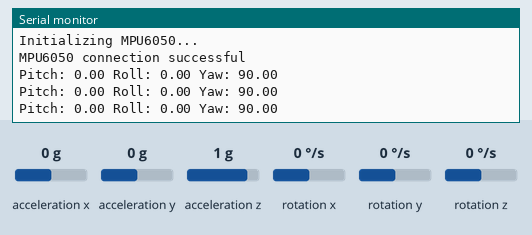
The sketch below on a simulated Arduino Uno, built with avr-gcc and run on an emulated ATmega328P. On the bench: the last lines printed to the serial monitor. Inputs (shaded band) come from the test bench; at power-on: acceleration x 0 g, acceleration y 0 g, acceleration z 1 g, rotation x 0 °/s, rotation y 0 °/s, rotation z 0 °/s.

Above: at 1.2 s.
1.3 s: acceleration x set to -1.4 g
At 1.9 s:
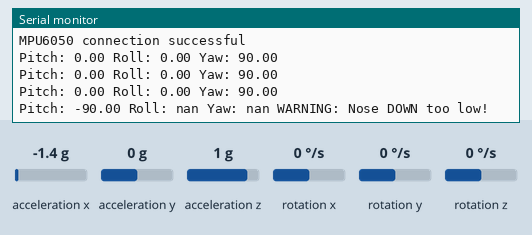
3.5 s: acceleration y set to -1.4 g
At 4.0 s:
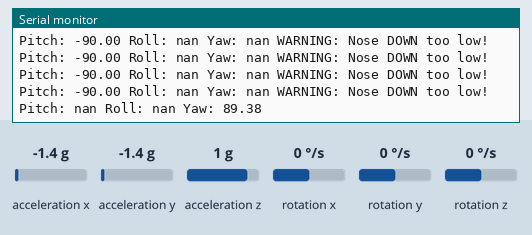
5.5 s: acceleration z set to -1.4 g
At 6.0 s:
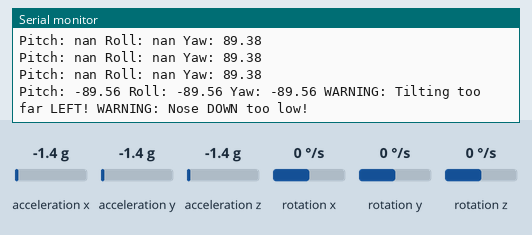
7.6 s: acceleration x set to 0 g
At 8.2 s:
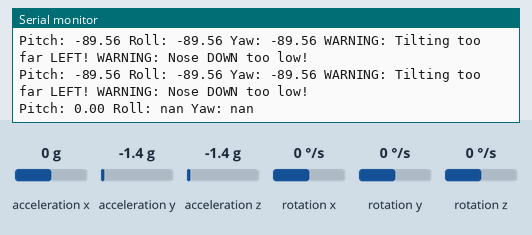
9.7 s: acceleration y set to -0.8 g
At 10.2 s:
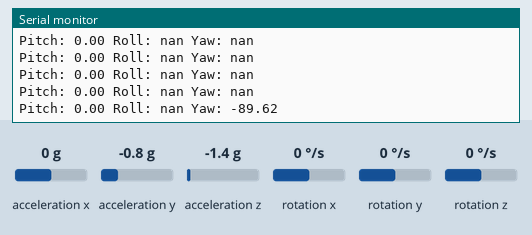
11.7 s: acceleration z set to -0.8 g
At 12.2 s:
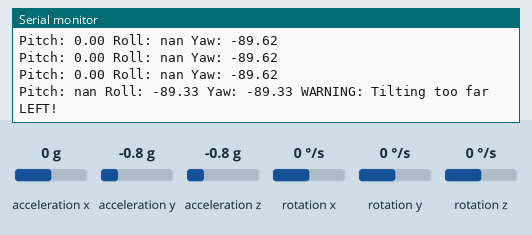

Measured:
- after the input at 1.3 s, the serial monitor: prints a new line after 0.24 s (image 1)
- after the input at 3.5 s, the serial monitor: prints a new line after 0.06 s (image 2)
- after the input at 5.5 s, the serial monitor: prints a new line after 0.08 s (image 3)
- after the input at 7.6 s, the serial monitor: prints a new line after 0.14 s (image 4)
- after the input at 9.7 s, the serial monitor: prints a new line after 0.06 s (image 5)
- after the input at 11.7 s, the serial monitor: prints a new line after 0.08 s (image 6)

The sketch:

Orientation_mpu6050.ino
```cpp
#include <Wire.h>
#include <MPU6050.h>

MPU6050 mpu;

// maximum tilt allow before a warning is triggered (in degrees).
const float ROLL_WARNING_THRESHOLD = 30.0;
const float PITCH_WARNING_THRESHOLD = 30.0;

void setup() {
  Serial.begin(9600);
  Wire.begin();

  Serial.println("Initializing MPU6050...");
  mpu.initialize();

  if (mpu.testConnection()) {
    Serial.println("MPU6050 connection successful");
  } else {
    Serial.println("MPU6050 connection failed");
    while (1);
  }
}

void loop() {
  // This raw accelerometer and gyroscope data.
  int16_t ax, ay, az, gx, gy, gz;
  mpu.getMotion6(&ax, &ay, &az, &gx, &gy, &gz);

  // raw values to pitch, roll, and a basic yaw estimation.
  float pitch = atan2(ax, sqrt(ay * ay + az * az)) * 180.0 / PI;
  float roll = atan2(ay, sqrt(ax * ax + az * az)) * 180.0 / PI;
  float yaw = atan2(az, sqrt(ax * ax + ay * ay)) * 180.0 / PI;

    Serial.print("Pitch: ");
  Serial.print(pitch);
  Serial.print(" Roll: ");
  Serial.print(roll);
  Serial.print(" Yaw: ");
  Serial.print(yaw);

  // Check for excessive roll and pitch
  if (roll > ROLL_WARNING_THRESHOLD) {
    Serial.print(" WARNING: Tilting too far RIGHT!");
  } else if (roll < -ROLL_WARNING_THRESHOLD) {
    Serial.print(" WARNING: Tilting too far LEFT!");
  }

  if (pitch > PITCH_WARNING_THRESHOLD) {
    Serial.print(" WARNING: Nose UP too high!");
  } else if (pitch < -PITCH_WARNING_THRESHOLD) {
    Serial.print(" WARNING: Nose DOWN too low!");
  }

  Serial.println();

  delay(500);
}
```
